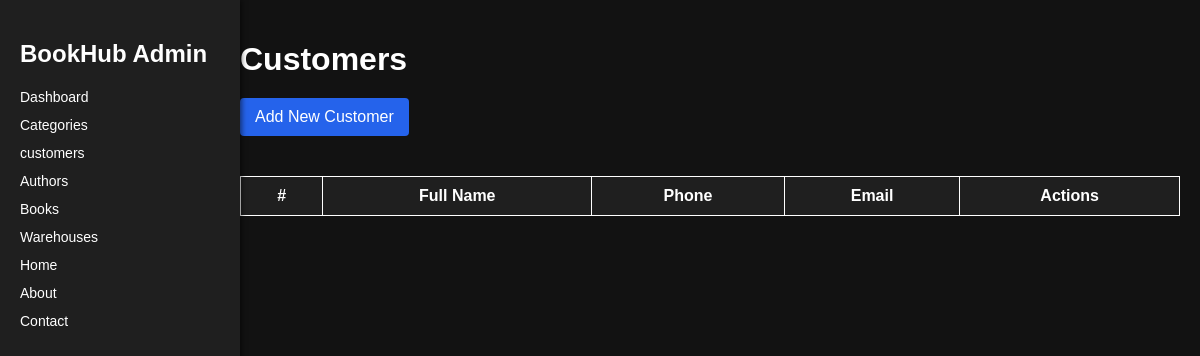
Page /superadmin/customers/ (signed in) on the earlier database version.
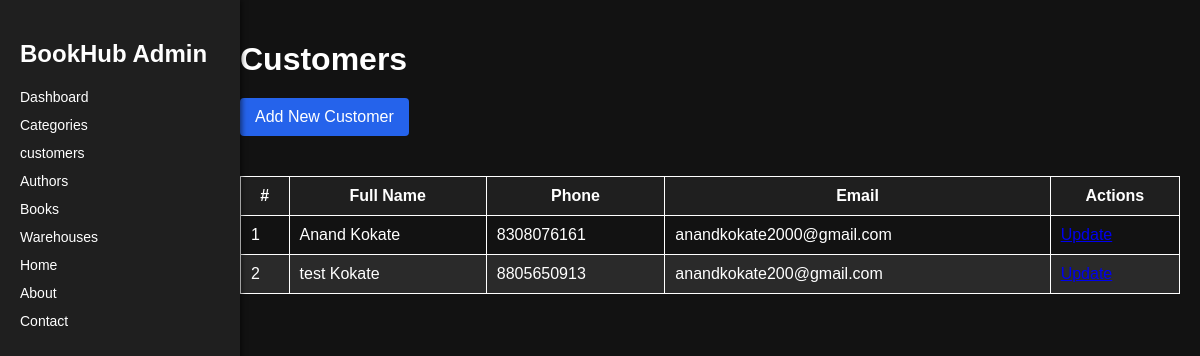
Same page on the later database version.
### adminpanel/models.py (models this page shows, shortened)
class Customer(models.Model):
    first_name = models.CharField(max_length=50)
    last_name = models.CharField(max_length=50)
    phone = models.CharField(max_length=15, unique=True)
    city = models.CharField(max_length=100)
    country = models.CharField(max_length=100)
    email = models.EmailField(unique=True)
    password = models.CharField(max_length=100)
    last_login = models.DateTimeField(default=timezone.now)
    is_active = models.BooleanField(default=True)  # For active users

### adminpanel/views.py (the view)
# urls.py: path('customers/', views.customers, name='customers'),
@login_required
@superuser_required
def customers(request):
    customers = Customer.objects.all()
    return render(request, 'adminpanel/customers.html', {'customers': customers})

### adminpanel/templates/adminpanel/customers.html (shortened to what this page needs)
{% extends 'adminpanel/base.html' %}
{% block content %}
<h1>Customers</h1>
<a href="{% url 'adminpanel:add_customer' %}" class="add-button">Add New Customer</a>
<table>
    <thead>
        <tr>
            <th>#</th>
            <th>Full Name</th>
            <th>Phone</th>
            <th>Email</th>
            <th>Actions</th>
        </tr>
    </thead>
    <tbody>
        {% for customer in customers %}
        <tr>
            <td>{{ forloop.counter }}</td>
            <td>{{ customer.first_name }} {{ customer.last_name }}</td>
            <td>{{ customer.phone }}</td>
            <td>{{ customer.email }}</td>
            <td>
                <a href="{% url 'adminpanel:update_customer' customer.id %}" class="button">Update</a>
            </td>
        </tr>
        {% endfor %}
    </tbody>
</table>
{% endblock %}

Differences in the rows shown:
added Customer: first_name "Anand", last_name "Kokate", phone "8308076161", email "anandkokate2000@gmail.com"
added Customer: first_name "test", last_name "Kokate", phone "8805650913", email "anandkokate200@gmail.com"
